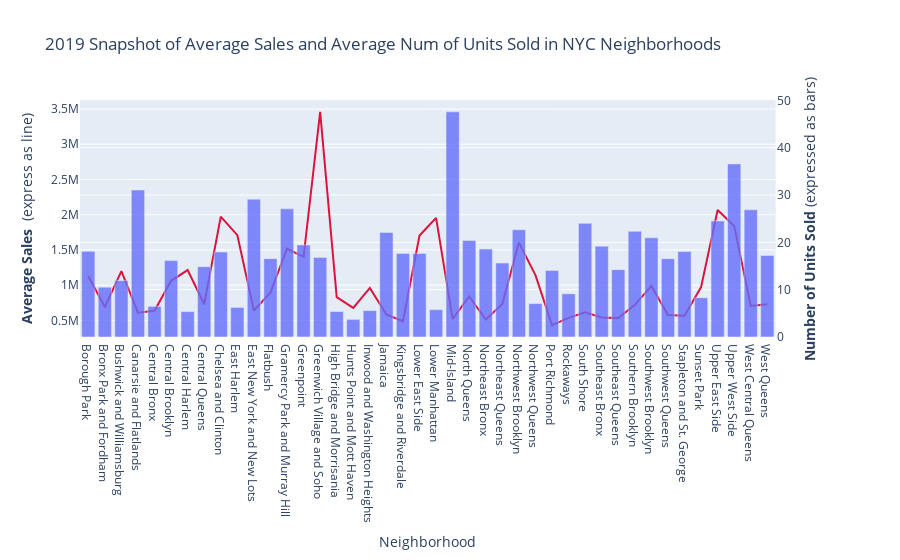

The cell this chart's notebook holds for it:
### Code cell
plot_2019_snapshot()

### Figure 1 — Plotly figure (JSON) as saved in the notebook; plotly's stock layout.template omitted (floating-point values rounded to 4 significant figures)
{"data": [{"hovertemplate": "x=%{x}<br>Average Sales=%{y}<extra></extra>", "legendgroup": "", "line": {"color": "#DC143C", "dash": "solid"}, "mode": "lines", "name": "", "showlegend": false, "type": "scatter", "x": ["Borough Park", "Bronx Park and Fordham", "Bushwick and Williamsburg", "Canarsie and Flatlands", "Central Bronx", "Central Brooklyn", "Central Harlem", "Central Queens", "Chelsea and Clinton", "East Harlem", "East New York and New Lots", "Flatbush", "Gramercy Park and Murray Hill", "Greenpoint", "Greenwich Village and Soho", "High Bridge and Morrisania", "Hunts Point and Mott Haven", "Inwood and Washington Heights", "Jamaica", "Kingsbridge and Riverdale", "Lower East Side", "Lower Manhattan", "Mid-Island", "North Queens", "Northeast Bronx", "Northeast Queens", "Northwest Brooklyn", "Northwest Queens", "Port Richmond", "Rockaways", "South Shore", "Southeast Bronx", "Southeast Queens", "Southern Brooklyn", "Southwest Brooklyn", "Southwest Queens", "Stapleton and St. George", "Sunset Park", "Upper East Side", "Upper West Side", "West Central Queens", "West Queens"], "xaxis": "x", "y": [1130000.0, 688400.0, 1198000.0, 607800.0, 634100.0, 1061000.0, 1214000.0, 727700.0, 1972000.0, 1709000.0, 637700.0, 894200.0, 1516000.0, 1401000.0, 3460000.0, 828400.0, 675900.0, 959300.0, 581700.0, 486200.0, 1703000.0, 1955000.0, 519600.0, 837900.0, 511400.0, 733300.0, 1602000.0, 1141000.0, 431100.0, 534600.0, 612300.0, 540900.0, 531100.0, 719900.0, 986700.0, 575600.0, 563500.0, 971400.0, 2067000.0, 1840000.0, 704300.0, 729400.0], "yaxis": "y"}, {"alignmentgroup": "True", "hovertemplate": "x=%{x}<br>Num of Units Sold=%{y}<extra></extra>", "legendgroup": "", "marker": {"color": "#636efa", "opacity": 0.8}, "name": "", "offsetgroup": "", "orientation": "v", "showlegend": false, "textposition": "auto", "type": "bar", "x": ["Borough Park", "Bronx Park and Fordham", "Bushwick and Williamsburg", "Canarsie and Flatlands", "Central Bronx", "Central Brooklyn", "Central Harlem", "Central Queens", "Chelsea and Clinton", "East Harlem", "East New York and New Lots", "Flatbush", "Gramercy Park and Murray Hill", "Greenpoint", "Greenwich Village and Soho", "High Bridge and Morrisania", "Hunts Point and Mott Haven", "Inwood and Washington Heights", "Jamaica", "Kingsbridge and Riverdale", "Lower East Side", "Lower Manhattan", "Mid-Island", "North Queens", "Northeast Bronx", "Northeast Queens", "Northwest Brooklyn", "Northwest Queens", "Port Richmond", "Rockaways", "South Shore", "Southeast Bronx", "Southeast Queens", "Southern Brooklyn", "Southwest Brooklyn", "Southwest Queens", "Stapleton and St. George", "Sunset Park", "Upper East Side", "Upper West Side", "West Central Queens", "West Queens"], "xaxis": "x", "y": [18.1, 10.53, 11.91, 31.06, 6.472, 16.15, 5.364, 14.86, 17.97, 6.25, 29.12, 16.56, 27.08, 19.46, 16.81, 5.389, 3.721, 5.576, 22.1, 17.67, 17.67, 5.773, 47.58, 20.42, 18.59, 15.62, 22.67, 7.056, 14.03, 9.117, 24.02, 19.19, 14.23, 22.33, 20.97, 16.56, 18.06, 8.292, 24.53, 36.58, 26.9, 17.24], "yaxis": "y2"}], "layout": {"autosize": true, "title": {"text": "2019 Snapshot of Average Sales and Average Num of Units Sold in NYC Neighborhoods"}, "xaxis": {"anchor": "y", "autorange": true, "domain": [0, 0.94], "range": [-0.5, 41.5], "title": {"text": "Neighborhood"}, "type": "category"}, "yaxis": {"anchor": "x", "autorange": true, "domain": [0, 1], "range": [262800.0, 3629000.0], "title": {"text": "<b>Average Sales </b> (express as line)"}, "type": "linear"}, "yaxis2": {"anchor": "x", "autorange": true, "overlaying": "y", "range": [0, 50.09], "side": "right", "title": {"text": "<b>Number of Units Sold</b> (expressed as bars)"}, "type": "linear"}}}
